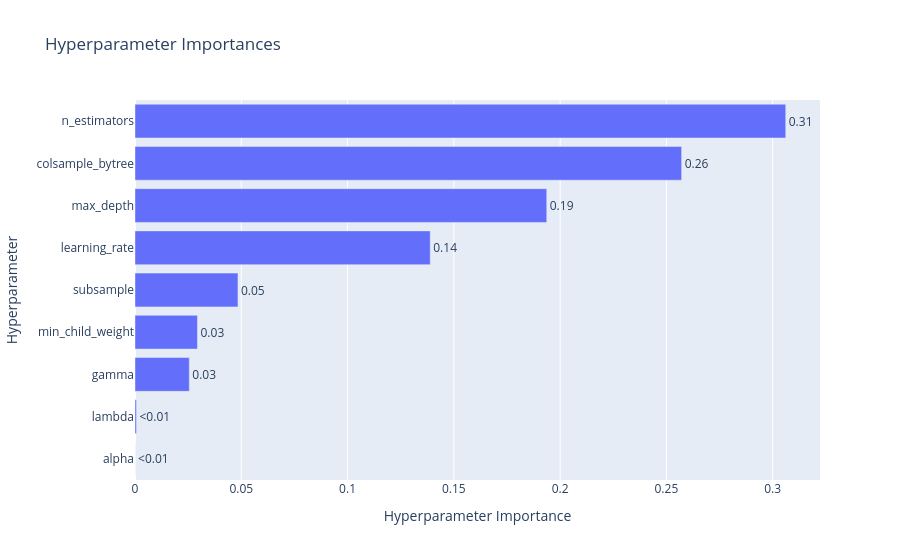

Write notebook code for a chart like this one.
### Code cell
optuna.visualization.plot_param_importances(xgb_study)

### Figure 1 — Plotly figure (JSON) as saved in the notebook; plotly's stock layout.template omitted (floating-point values rounded to 4 significant figures)
{"data": [{"cliponaxis": false, "hovertemplate": ["alpha (FloatDistribution): 4.627848995372186e-06<extra></extra>", "lambda (FloatDistribution): 0.0006890136285982045<extra></extra>", "gamma (FloatDistribution): 0.025543689334881114<extra></extra>", "min_child_weight (IntDistribution): 0.02938679358063773<extra></extra>", "subsample (FloatDistribution): 0.04843303415454143<extra></extra>", "learning_rate (FloatDistribution): 0.13888938396585512<extra></extra>", "max_depth (IntDistribution): 0.19372148260825592<extra></extra>", "colsample_bytree (FloatDistribution): 0.25717609176032613<extra></extra>", "n_estimators (IntDistribution): 0.30615588311790903<extra></extra>"], "name": "Objective Value", "orientation": "h", "text": ["<0.01", "<0.01", "0.03", "0.03", "0.05", "0.14", "0.19", "0.26", "0.31"], "textposition": "outside", "type": "bar", "x": [4.628e-06, 0.000689, 0.02554, 0.02939, 0.04843, 0.1389, 0.1937, 0.2572, 0.3062], "y": ["alpha", "lambda", "gamma", "min_child_weight", "subsample", "learning_rate", "max_depth", "colsample_bytree", "n_estimators"]}], "layout": {"title": {"text": "Hyperparameter Importances"}, "xaxis": {"title": {"text": "Hyperparameter Importance"}}, "yaxis": {"title": {"text": "Hyperparameter"}}}}
